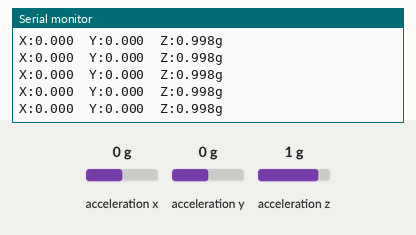
Bench run of a sketch on a simulated ESP32. Shown: the last lines printed to the serial monitor. Wiring (inferred from the names in the program): ADXL345 accelerometer at I2C address 0x53. The inputs (shaded band) are chosen by the test bench; at power-on: acceleration x 0 g, acceleration y 0 g, acceleration z 1 g.

Above: at 2.4 s.
2.5 s: acceleration x set to -1.4 g
At 2.78 s:
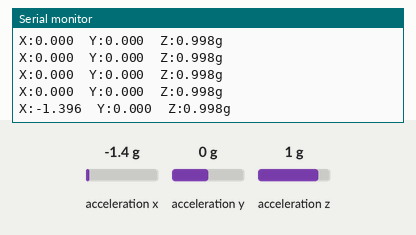
4.0 s: acceleration y set to -1.4 g
At 4.19 s:
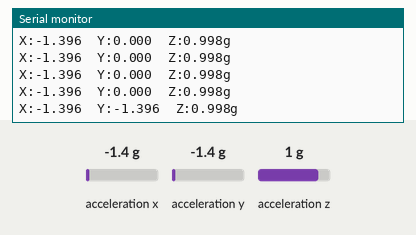
5.5 s: acceleration z set to -1.4 g
At 5.59 s:
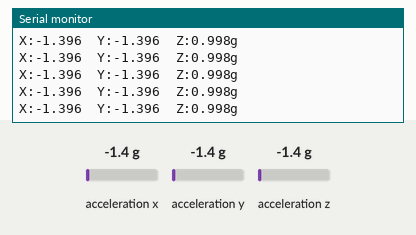

The sketch:

adxl345_test.ino
```cpp
#include <Wire.h>

#define SDA_PIN 8
#define SCL_PIN 9

#define ADXL345_ADDR 0x53

// Регистры ADXL345
#define REG_DEVID       0x00
#define REG_BW_RATE     0x2C
#define REG_POWER_CTL   0x2D
#define REG_DATA_FORMAT 0x31
#define REG_DATAX0      0x32

bool adxlFound = false;
float x, y, z;

void writeReg(uint8_t addr, uint8_t reg, uint8_t value) {
  Wire.beginTransmission(addr);
  Wire.write(reg);
  Wire.write(value);
  Wire.endTransmission();
}

uint8_t readReg(uint8_t addr, uint8_t reg) {
  Wire.beginTransmission(addr);
  Wire.write(reg);
  Wire.endTransmission(false);
  Wire.requestFrom(addr, (uint8_t)1);
  return Wire.read();
}

void readAxes(uint8_t addr, float *x, float *y, float *z) {
  Wire.beginTransmission(addr);
  Wire.write(REG_DATAX0);
  Wire.endTransmission(false);
  Wire.requestFrom(addr, (uint8_t)6);

  int16_t raw_x = Wire.read() | (Wire.read() << 8);
  int16_t raw_y = Wire.read() | (Wire.read() << 8);
  int16_t raw_z = Wire.read() | (Wire.read() << 8);

  // Full resolution, +-2g: 3.9 mg/LSB
  *x = raw_x * 0.0039;
  *y = raw_y * 0.0039;
  *z = raw_z * 0.0039;
}

void i2cScan() {
  Serial.println("I2C scan...");
  int found = 0;
  for (uint8_t addr = 1; addr < 127; addr++) {
    Wire.beginTransmission(addr);
    if (Wire.endTransmission() == 0) {
      Serial.print("  Found: 0x");
      if (addr < 16) Serial.print("0");
      Serial.println(addr, HEX);
      found++;
    }
  }
  if (found == 0) {
    Serial.println("  Nothing found! Check SDA/SCL wiring");
  }
  Serial.print("Total devices: ");
  Serial.println(found);
}

void setup() {
  Serial.begin(115200);
  delay(1000);

  Serial.println();
  Serial.println("================");
  Serial.println("  ADXL345 Test");
  Serial.println("================");
  Serial.print("SDA=");
  Serial.print(SDA_PIN);
  Serial.print(" SCL=");
  Serial.println(SCL_PIN);

  Wire.begin(SDA_PIN, SCL_PIN);
  delay(100);

  // Сканируем шину
  i2cScan();

  // Пробуем оба адреса ADXL345
  uint8_t addr = ADXL345_ADDR;
  uint8_t devid = readReg(addr, REG_DEVID);

  if (devid != 0xE5) {
    Serial.print("0x53 DEVID=0x");
    Serial.print(devid, HEX);
    Serial.println(" - not ADXL345");

    addr = 0x1D;
    devid = readReg(addr, REG_DEVID);
  }

  if (devid == 0xE5) {
    Serial.print("ADXL345 OK at 0x");
    Serial.println(addr, HEX);
    adxlFound = true;

    writeReg(addr, REG_DATA_FORMAT, 0x08); // Full resolution, +-2g
    writeReg(addr, REG_BW_RATE, 0x0A);    // 100 Hz
    writeReg(addr, REG_POWER_CTL, 0x08);  // Measurement mode
    delay(100);
  } else {
    Serial.print("0x1D DEVID=0x");
    Serial.print(devid, HEX);
    Serial.println(" - not ADXL345 either");
    Serial.println("ADXL345 NOT FOUND");
  }
}

void loop() {
  static unsigned long cnt = 0;

  if (adxlFound) {
    readAxes(ADXL345_ADDR, &x, &y, &z);
    Serial.print("X:");
    Serial.print(x, 3);
    Serial.print("  Y:");
    Serial.print(y, 3);
    Serial.print("  Z:");
    Serial.print(z, 3);
    Serial.println("g");
  } else {
    // Переодический пульс чтобы было видно что ESP жив
    if (cnt % 10 == 0) {
      Serial.print("alive, no ADXL... uptime ");
      Serial.print(millis() / 1000);
      Serial.println("s");
    }
  }

  cnt++;
  delay(200);
}
```

Measured:
- after the input at 2.5 s, the serial monitor: prints a new line after 0.12 s (image 1)
- after the input at 4.0 s, the serial monitor: prints a new line at once (image 2)
